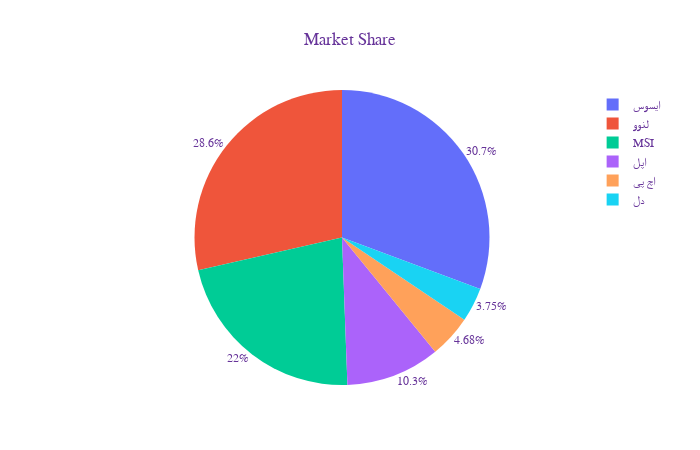

The notebook cell saved with this chart:
### Code cell
fig = px.pie(df__, values='Count', names='Brand')
fig.update_layout(autosize=False,
                  xaxis_title="",
                  yaxis_title="",
                  width=700, height=450,
                  margin=dict(l=65, r=50, b=65, t=90),
                  font=dict(
                      family="IRANSans",
                      size=12,
                      color="RebeccaPurple"
                  ))
fig.update_layout(title_text='Market Share', title_x=0.5)
fig.update_traces(textposition='outside')

fig.show()

### Figure 1 — Plotly figure (JSON) as saved in the notebook; plotly's stock layout.template omitted (floating-point values rounded to 4 significant figures)
{"data": [{"domain": {"x": [0, 1], "y": [0, 1]}, "hovertemplate": "Brand=%{label}<br>Count=%{value}<extra></extra>", "labels": ["MSI", "اپل", "اچ پی", "ایسوس", "دل", "لنوو"], "legendgroup": "", "name": "", "showlegend": true, "textposition": "outside", "type": "pie", "values": [94, 44, 20, 131, 16, 122]}], "layout": {"autosize": false, "font": {"color": "RebeccaPurple", "family": "IRANSans", "size": 12}, "height": 450, "legend": {"tracegroupgap": 0}, "margin": {"b": 65, "l": 65, "r": 50, "t": 90}, "title": {"text": "Market Share", "x": 0.5}, "width": 700, "xaxis": {"title": {"text": ""}}, "yaxis": {"title": {"text": ""}}}}
